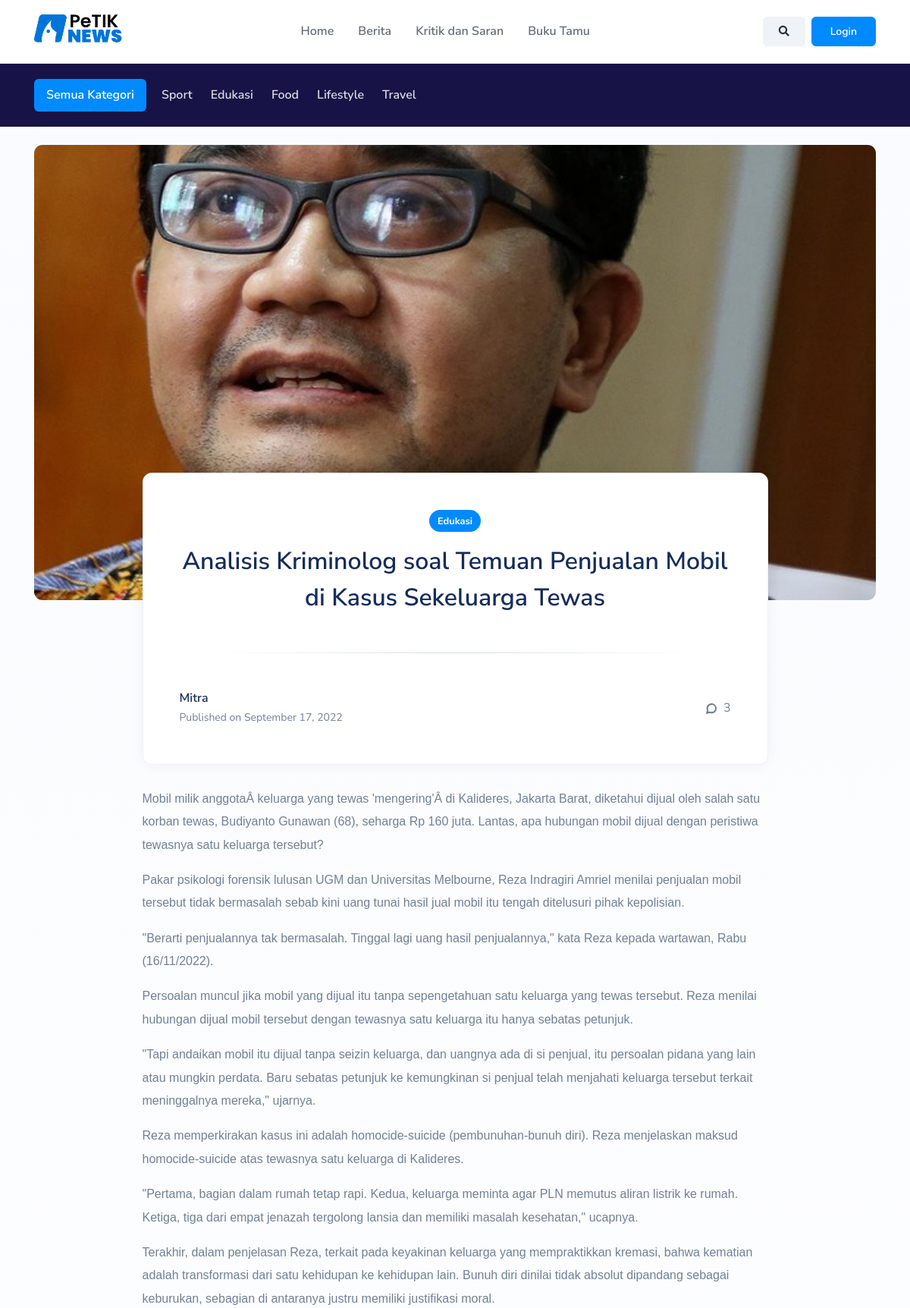
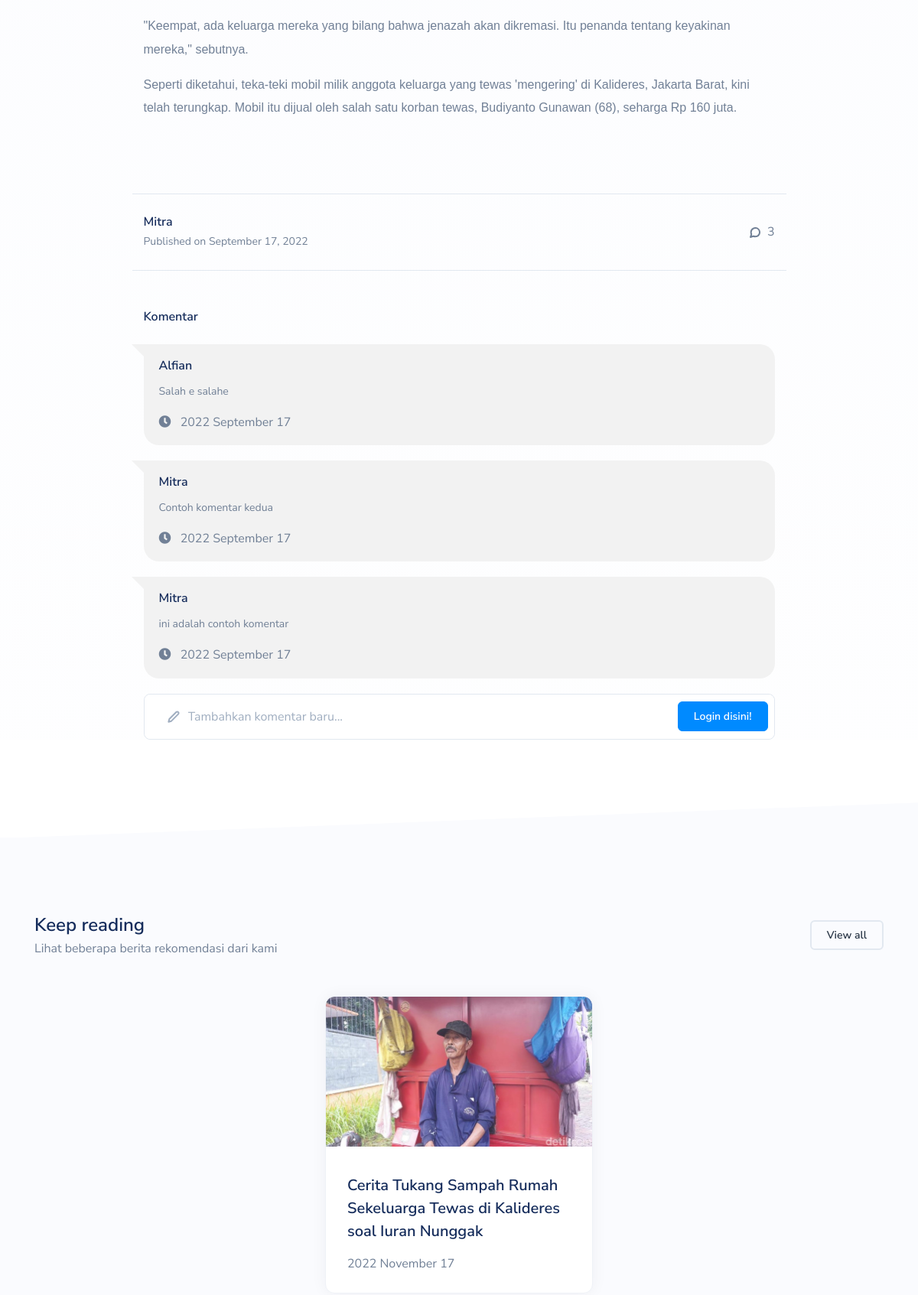
Screenshot of /berita/8 (upper part) with the database file from the repository (2 pictures, top to bottom).
### tables this page shows
CREATE TABLE IF NOT EXISTS `kategori` (
  `id` int(11) NOT NULL AUTO_INCREMENT,
  `slug` varchar(255) DEFAULT NULL,
  `kategori` varchar(255) DEFAULT NULL,
  PRIMARY KEY (`id`)
);

CREATE TABLE IF NOT EXISTS `berita` (
  `id` int(11) NOT NULL AUTO_INCREMENT,
  `judul` text NOT NULL,
  `teras_berita` text NOT NULL,
  `headline` int(2) NOT NULL DEFAULT '0',
  `gambar` longtext NOT NULL,
  `konten` longtext NOT NULL,
  `tanggal` date NOT NULL,
  `kategori_id` int(11) NOT NULL,
  `user_id` int(11) NOT NULL,
  PRIMARY KEY (`id`)
);

CREATE TABLE IF NOT EXISTS `user` (
  `id` int(11) NOT NULL AUTO_INCREMENT,
  `nama` varchar(255) DEFAULT NULL,
  `email` varchar(255) DEFAULT NULL,
  `password` text,
  `role` varchar(255) DEFAULT NULL,
  `gambar` varchar(255) DEFAULT NULL,
  `deskripsi` longtext,
  PRIMARY KEY (`id`),
  UNIQUE KEY `email` (`email`)
);

CREATE TABLE IF NOT EXISTS `komentar` (
  `id` int(11) NOT NULL AUTO_INCREMENT,
  `user_id` int(11) DEFAULT NULL,
  `berita_id` int(11) DEFAULT NULL,
  `tanggal` datetime DEFAULT NULL,
  `komentar` text,
  PRIMARY KEY (`id`)
);

### app/views/home/berita.php (the view, shortened to what the rows shown need)
<div class="mt-4">
	<div class="container">
        <img class="card-img" src="<?= base_url ?>/<?= $data['berita']['gambar'] ?>" style="height: 600px; object-fit: cover">
		<div class="row justify-content-center mt-n10">
			<div class="col-xl-9 col-lg-10">
				<div class="card position-relative zindex-100">
					<div class="card-body p-md-5">
						<div class="text-center">
							<a href="#" class="badge badge-primary badge-pill"><?= $data['berita']['kategori'] ?></a>
							<h1 class="h2 lh-150 mt-3 mb-0"><?= $data['berita']['judul'] ?></h1>
						</div>
						<div class="row align-items-center mt-5 pt-5 delimiter-top">
							<div class="col mb-3 mb-lg-0">
								<div class="media align-items-center">
									<div class="media-body">
										<span class="d-block h6 mb-0"><?= $data['berita']['nama'] ?></span>
										<span class="text-sm text-muted">Published on <?= date_format(date_create($data['berita']['tanggal']), 'F d, Y') ?></span>
									</div>
								</div>
							</div>
						</div>
					</div>
				</div>
                <article>
                    <?= $data['berita']['konten'] ?>
                </article>
                <div class="row align-items-center mt-7 py-4 border-top border-bottom">
                    <div class="col mb-3 mb-lg-0">
                        <div class="media align-items-center">
                            <div class="media-body">
                                <span class="d-block h6 mb-0"><?= $data['berita']['nama'] ?></span>
                                <span class="text-sm text-muted">Published on <?= date_format(date_create($data['berita']['tanggal']), 'F d, Y') ?></span>
                            </div>
                        </div>
                    </div>
                </div>
                <div class="mt-5">
                    <?php foreach($data['komentar'] as $item) { ?>
                        <div class="media media-comment">
                            <div class="media-body">
                                <div class="media-comment-bubble left-top">
                                    <h6 class="mt-0"><?= $item['nama'] ?></h6>
                                    <p class="text-sm lh-160"><?= $item['komentar'] ?></p>
                                    <div class="icon-actions">
                                        <span>
                                            <i class="fas fa-clock mr-2"></i>
                                            <?= date_format(date_create($data['berita']['tanggal']), 'Y F d') ?>
                                        </span>
                                    </div>
                                </div>
                            </div>
                        </div>
                    <?php } ?>
                </div>
			</div>
		</div>
	</div>
</div>
<section class="slice slice-lg bg-section-secondary">
	<div class="container">
		<div class="row justify-content-center">
            <?php foreach($data['rekomendasi'] as $item) { ?>
                <div class="col-xl-4 col-md-6">
                    <div class="card hover-translate-y-n3 hover-shadow-lg overflow-hidden">
                        <div class="position-relative overflow-hidden" style="height:12.5rem">
                            <a href="" class="d-block">
                                <img alt="Image placeholder" src="<?= base_url ?>/<?= $item['gambar'] ?>" class="card-img-top">
                            </a>
                        </div>
                        <div class="card-body py-4">
                            <div style="height : 5.5rem;
                                        overflow:hidden;
                                        display: -webkit-box;
                                        -webkit-line-clamp: 3;
                                        -webkit-box-orient: vertical;
                            ">
                                <a href="<?= base_url ?>/berita/<?= $item['id'] ?>" class="h5 stretched-link lh-150"><?= $item['judul'] ?></a>
                            </div>
                            <div class="mt-3">
                                <?= date_format(date_create($item['tanggal']), "Y F d"); ?>
                            </div>
                        </div>
                    </div>
                </div>
            <?php } ?>
		</div>
	</div>
</section>

### app/views/templates/header.php (shortened to what the rows shown need)
<!DOCTYPE html>
<html lang="en">
<head>
    <link rel=stylesheet href="<?= base_url ?>/libs/%40fancyapps/fancybox/dist/jquery.fancybox.min.css">
    <link rel=stylesheet href="<?= base_url ?>/css/quick-website.css" id=stylesheet>
    <link rel=stylesheet href="<?= base_url ?>/css/style.css" id=stylesheet>
    <link rel=stylesheet href="<?= base_url ?>/libs/%40fortawesome/fontawesome-free/css/all.min.css">
    <link rel="stylesheet" href="<?= base_url ?>/css/slider.css">
</head>
<body class="d-flex flex-column" style="min-height: 100vh">
    <?php if(isset($data['nav-bar-active'])) { ?>
        <nav class="navbar navbar-horizontal navbar-expand-lg navbar-dark bg-dark">
            <div class="container">
                <div class="collapse navbar-collapse" id="navbar-info">
                    <ul class="navbar-nav">
                        <?php foreach(GetKategori::get() as $item){ ?>
                            <li class="nav-item">
                                <a class="nav-link nav-link-icon" href="<?= base_url ?>/<?= strtolower($item['kategori']) ?>">
                                    <span class="nav-link-inner--text"><?= $item['kategori'] ?></span>
                                </a>
                            </li>
                        <?php } ?>
                    </ul>
                </div>
            </div>
        </nav>
    <?php } ?>
    <div class="bg-section-fade">

### rows the page displays
kategori: kategori "Sport"
kategori: kategori "Edukasi"
kategori: kategori "Food"
kategori: kategori "Lifestyle"
kategori: kategori "Travel"
berita: gambar (picture), kategori.kategori "Edukasi", judul "Analisis Kriminolog soal Temuan Penjualan Mobil di Kasus Sekeluarga Tewas", user.nama "Mitra", tanggal "September 17, 2022", konten "Mobil milik anggota Â keluarga yang tewas 'mengering'Â di Kalideres, Jakarta Barat, diketahui dijual oleh salah satu korban tewas, Budiyanto Gunawan (68), seharga Rp 160 juta. Lantas, apa hubungan mobil dijual dengan peristiwa tewasnya satu keluarga tersebut? Pakar psikologi forensik lulusan UGM dan Universitas Melbourne, Reza Indragiri Amriel menilai penjualan mobil tersebut tidak bermasalah sebab kini uang tunai hasil jual mobil itu tengah ditelusuri pihak kepolisian. \"Berarti penjualannya tak bermasalah. Tinggal lagi uang hasil penjualannya,\" kata Reza kepada wartawan, Rabu (16/11/2022). Persoalan muncul jika mobil yang dijual itu tanpa sepengetahuan satu keluarga yang tewas tersebut.…"
komentar: user.nama "Alfian", komentar "Salah e salahe", berita.tanggal "2022 September 17"
komentar: user.nama "Mitra", komentar "Contoh komentar kedua", berita.tanggal "2022 September 17"
komentar: user.nama "Mitra", komentar "ini adalah contoh komentar", berita.tanggal "2022 September 17"
berita: gambar (picture), judul "Cerita Tukang Sampah Rumah Sekeluarga Tewas di Kalideres soal Iuran Nunggak", tanggal "2022 November 17"

### other values shown
count($data['komentar']) "3"
